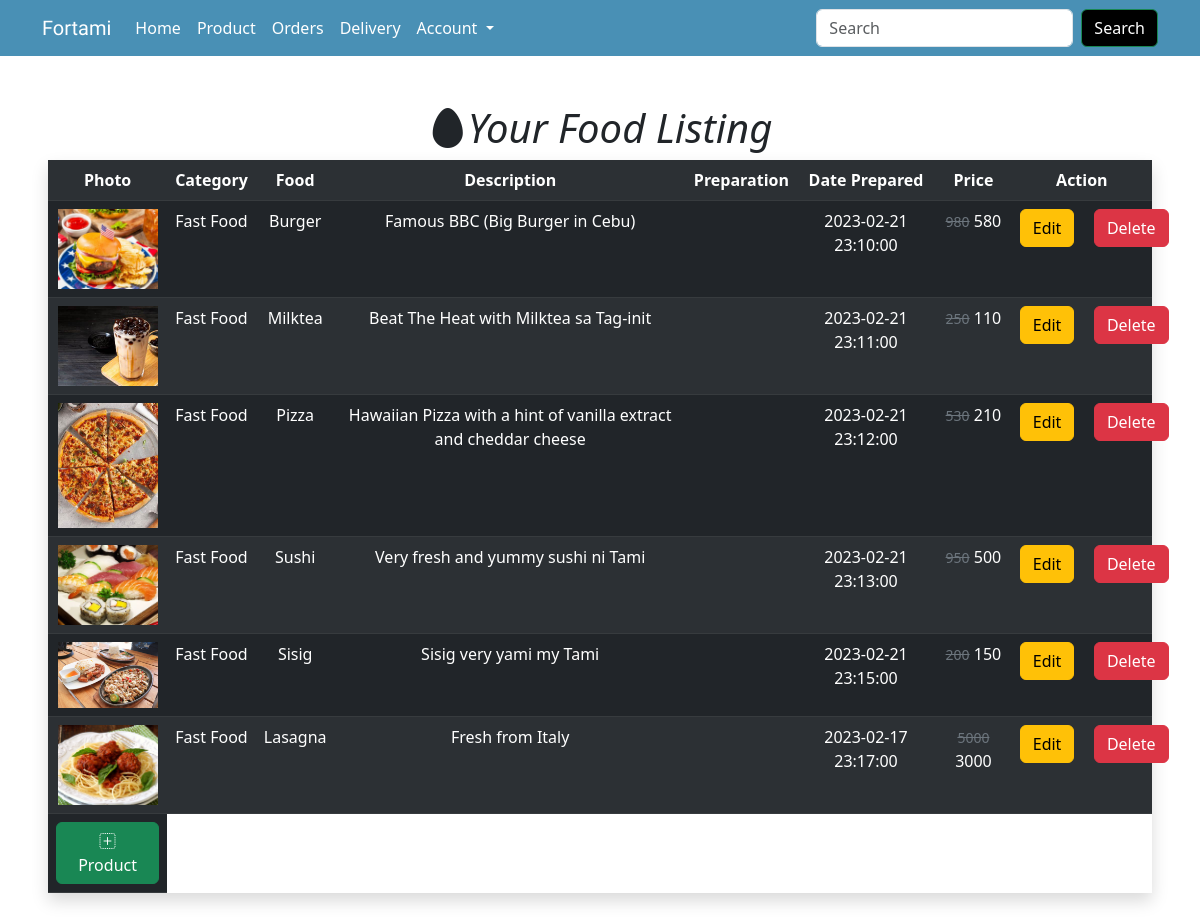
Before: /product.php with the older database file.
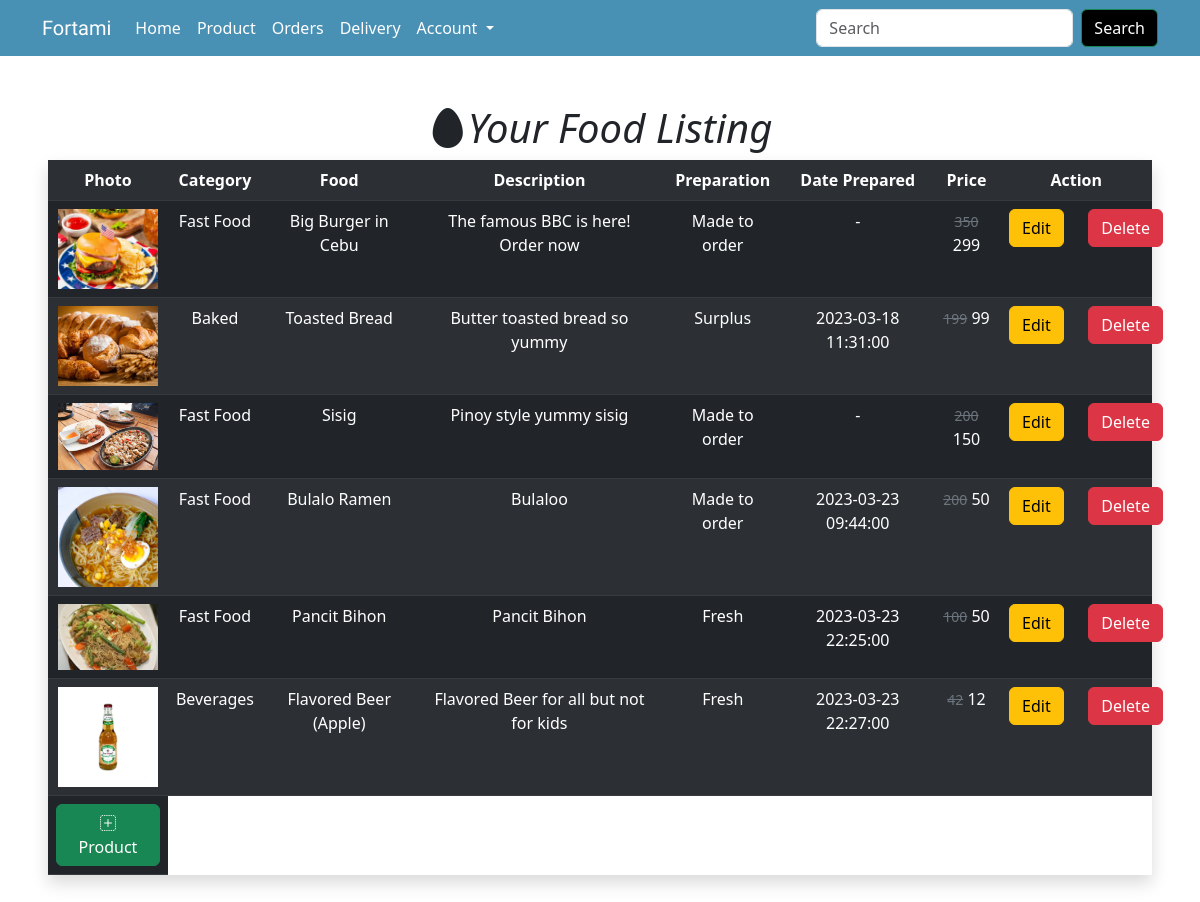
After: the same page with the newer database file.
### tables this page shows
CREATE TABLE `food_product` (
  `food_id` int(20) NOT NULL,
  `user_id` int(20) NOT NULL,
  `category_id` int(20) NOT NULL,
  `food_pic` varchar(255) NOT NULL,
  `food_name` varchar(50) NOT NULL,
  `food_description` varchar(100) NOT NULL,
  `preparation` varchar(50) NOT NULL,
  `food_creation` datetime DEFAULT NULL,
  `food_discountedPrice` varchar(50) DEFAULT NULL,
  `food_origPrice` varchar(50) NOT NULL
);

CREATE TABLE `category` (
  `category_id` int(20) NOT NULL,
  `category_name` varchar(50) NOT NULL,
  `category_description` varchar(50) NOT NULL
);

### backend.php (called while the page is built, shortened)
<?php
    class Backend{
      public $host = 'localhost';
      public $user = 'root';
      public $pass = '';
      public $db = 'fortami';
      public $con;
      function __construct(){
        $this->con = new mysqli($this->host,$this->user,$this->pass,$this->db) or die("Connection Error!");
      }
      function listproduct(){
          $sql = "SELECT food_id, food_pic,category.category_name,food_name,food_description,preparation,
          food_creation,food_discountedPrice,food_origPrice FROM food_product JOIN category ON food_product.category_id = category.category_id ORDER BY food_id";
          $result = $this->con->query($sql);
          return $result;
      }
    }
?>

### product.php (the view, shortened to what this page needs)
<?php
include 'backend.php';
include 'sellerheader.php';
?>
<!DOCTYPE html>
<html lang="en">
<head>
    <link rel="stylesheet" href="https://cdn.jsdelivr.net/npm/bootstrap-icons@1.10.3/font/bootstrap-icons.css">
</head>
<body>
    <?php
        $backend = new Backend;
        $list = $backend->listproduct();
    ?>
    <div class="container-fluid p-5" >
        <div class="col-12"><h1 class=" text-center "><i class="bi bi-egg-fill ">Your Food Listing</i></h1></div>
        <table class="table table-dark shadow table-striped text-center">
            <tr>
                <th>Photo</th>
                <th>Category</th>
                <th>Food</th>
                <th>Description</th>
                <th>Preparation</th>
                <th>Date Prepared</th>
                <th>Price</th>
                <th>Action</th>
            </tr>
            <?php
                foreach($list as $data){
            ?>
            <tr>
                <td><img src="./src/Food Menu/<?=$data['food_pic']?>" class="img-fluid" alt="Food Image" style="max-width:100px"></td>
                <td><?=$data['category_name']?></td>
                <td><?=$data['food_name']?></td>
                <td><?=$data['food_description']?></td>
                <td><?=$data['preparation']?></td>
                <td><?php
                        if($data['food_creation'] == '0000-00-00 00:00:00'){
                            echo "-";
                        }
                        else {
                            echo $data['food_creation'];
                        }
                    ?>
                </td>
                <td><?="<small><s class='text-secondary'>".$data['food_origPrice']."</s></small>"." ".$data['food_discountedPrice'];?></td>
                <td>
                    <div class="row" >
                        <div class="col-md-6">
                            <a class="btn btn-warning" href="./edit.php?id=<?=$data['food_id']?>" >Edit</a>
                        </div>
                        <div class="col-md-6">
                            <form action="" method="post">
                                <input type="submit" value="Delete" name="delbtn" class="btn btn-danger">
                            </form>
                        </div>
                    </div>
                </td>
            </tr>
            <?php
                }
            ?>
            <tr>
                <td><a class="btn btn-success text-center" href="./add.php"><i class="bi bi-plus-square-dotted"></i> Product</a></td>
            </tr>
        </table>
    </div>
</body>
</html>

### sellerheader.php (shortened to what this page needs)
<!DOCTYPE html>
<html lang="en">
  <head>
    <link
      href="https://cdn.jsdelivr.net/npm/bootstrap@5.3.0-alpha1/dist/css/bootstrap.min.css"
      rel="stylesheet"
    />
    <link rel="stylesheet" href="https://cdn.jsdelivr.net/npm/bootstrap-icons@1.10.3/font/bootstrap-icons.css">
  </head>
  <body>
    <nav class="navbar navbar-expand" style="background-color: #4990b5">
      <div class="container">
        <a
          class="navbar-brand"
          href="#"
          style="font-family: 'Montserrat Alternates', sans-serif; color: white"
          >Fortami</a
        >
        <div class="collapse navbar-collapse" id="navbarSupportedContent">
          <ul class="navbar-nav me-auto mb-2 mb-lg-0">
            <li class="nav-item">
              <a class="nav-link active" aria-current="page" href="" style="color: white">Home</a>
            </li>
            <li class="nav-item">
              <a class="nav-link" href="product.php"style="color: white">Product</a>
            </li>
            <li class="nav-item">
              <a class="nav-link" href="order.php"style="color: white">Orders</a>
            </li>
            <li class="nav-item">
              <a class="nav-link" href="delivery.php"style="color: white">Delivery</a>
            </li>
            <li class="nav-item dropdown">
              <a
                class="nav-link dropdown-toggle"
                href="#"
                role="button"
                data-bs-toggle="dropdown"
                aria-expanded="false"
                style="color: white"
              >
                Account
              </a>
            </li>
          </ul>
          <form class="d-flex" role="search">
            <input
              class="form-control me-2"
              type="search"
              placeholder="Search"
              aria-label="Search"
            />
            <button class="btn btn-success" type="submit"style="color: white;background-color: black;">
              Search
            </button>
          </form>
        </div>
      </div>
    </nav>
  </body>
</html>

Changed rows visible on the page:
removed food_product: food_pic (picture), category.category_name "Fast Food", food_name "Burger", food_description "Famous BBC (Big Burger in Cebu)", food_creation "2023-02-21 23:10:00", food_origPrice "980", food_discountedPrice "580"
removed food_product: food_pic (picture), category.category_name "Fast Food", food_name "Milktea", food_description "Beat The Heat with Milktea sa Tag-init", food_creation "2023-02-21 23:11:00", food_origPrice "250", food_discountedPrice "110"
removed food_product: food_pic (picture), category.category_name "Fast Food", food_name "Pizza", food_description "Hawaiian Pizza with a hint of vanilla extract and cheddar cheese", food_creation "2023-02-21 23:12:00", food_origPrice "530", food_discountedPrice "210"
removed food_product: food_pic (picture), category.category_name "Fast Food", food_name "Sushi", food_description "Very fresh and yummy sushi ni Tami", food_creation "2023-02-21 23:13:00", food_origPrice "950", food_discountedPrice "500"
removed food_product: food_pic (picture), category.category_name "Fast Food", food_name "Sisig", food_description "Sisig very yami my Tami", food_creation "2023-02-21 23:15:00", food_origPrice "200", food_discountedPrice "150"
removed food_product: food_pic (picture), category.category_name "Fast Food", food_name "Lasagna", food_description "Fresh from Italy", food_creation "2023-02-17 23:17:00", food_origPrice "5000", food_discountedPrice "3000"
added food_product: food_pic (picture), category.category_name "Fast Food", food_name "Big Burger in Cebu", food_description "The famous BBC is here! Order now", preparation "Made to order", food_origPrice "350", food_discountedPrice "299"
added food_product: food_pic (picture), category.category_name "Baked", food_name "Toasted Bread", food_description "Butter toasted bread so yummy", preparation "Surplus", food_creation "2023-03-18 11:31:00", food_origPrice "199", food_discountedPrice "99"
added food_product: food_pic (picture), category.category_name "Fast Food", food_name "Sisig", food_description "Pinoy style yummy sisig", preparation "Made to order", food_origPrice "200", food_discountedPrice "150"
added food_product: food_pic (picture), category.category_name "Fast Food", food_name "Bulalo Ramen", food_description "Bulaloo", preparation "Made to order", food_creation "2023-03-23 09:44:00", food_origPrice "200", food_discountedPrice "50"
added food_product: food_pic (picture), category.category_name "Fast Food", food_name "Pancit Bihon", food_description "Pancit Bihon", preparation "Fresh", food_creation "2023-03-23 22:25:00", food_origPrice "100", food_discountedPrice "50"
added food_product: food_pic (picture), category.category_name "Beverages", food_name "Flavored Beer (Apple)", food_description "Flavored Beer for all but not for kids", preparation "Fresh", food_creation "2023-03-23 22:27:00", food_origPrice "42", food_discountedPrice "12"
